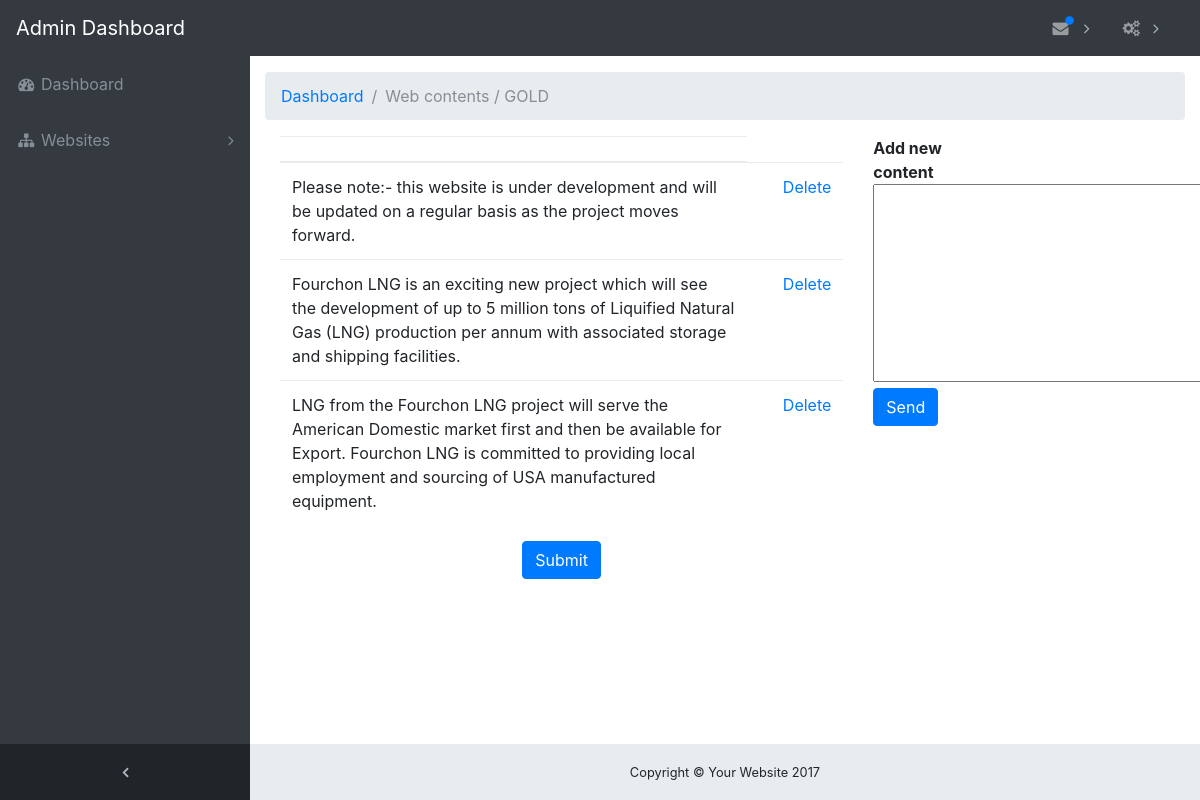
Before: /admin_page/webcontents.php?page=safe&name=GOLD (signed in) with the older database file.
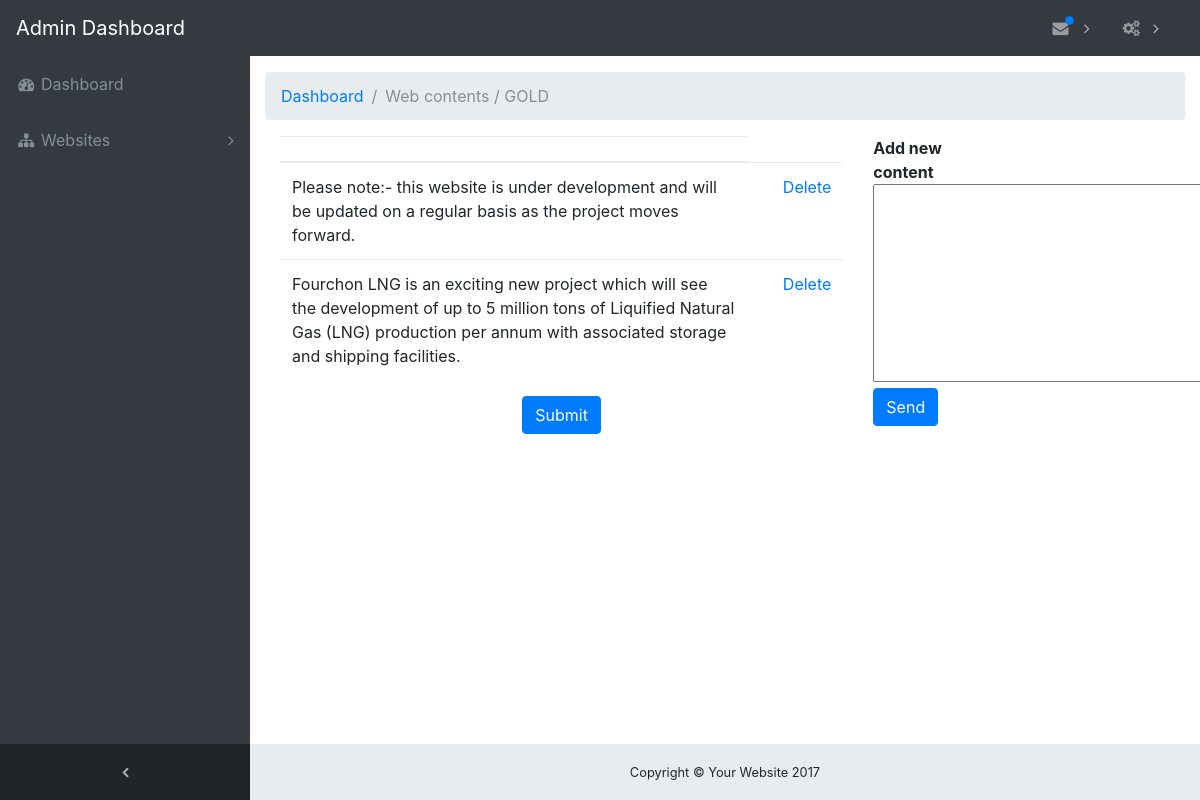
After: the same page with the newer database file.
### tables this page shows
CREATE TABLE `webcontent_home` (
  `position_id` int(10) NOT NULL,
  `position_description` text NOT NULL,
  `position_order` int(11) NOT NULL,
  `position_status` enum('0','1') NOT NULL,
  `webpage_name` text NOT NULL
);

### admin_page/webcontent/dbclass.php (called while the page is built, shortened)
<?php
class db{
	private $host = "localhost";
	private $user = "root";
	private $password = "";
	private $database = "fourchonlng";
	private $conn = "";
	function connect() {
		$this->conn = mysqli_connect($this->host,$this->user,$this->password,$this->database);
	}
	public function query($sql)
	{
		$this->result=mysqli_query($this->conn,$sql);
		if($this->result)
		{
			return $this->result;
		}
		else
		{
			$this->seterror(mysqli_error(),mysqli_errno());
			return NULL;
		}
	}
	function select($table,$condition="",$field="*"){
	  $sql="select $field from $table $condition";
	 $aryResult=array();
		$result=$this->query($sql);
		if(!is_null($result))
		{
			while($row=mysqli_fetch_array($result)) { $aryResult[]=$row; }
			return $aryResult;
		}
		else
		{
			return NULL;
		}
    }
}
?>

### admin_page/webcontent/safe.php (the view, shortened to what this page needs)
<?php
include"dbclass.php";
$db = new db();
?>
<!DOCTYPE html>
<html lang="en">
<head>
</head>
<body>
<div class="container row">
<div class="col-sm-8">
  <table class="table">
    <thead>
      <tr>
        <th></th>
      </tr>
    </thead>
    <tbody class="row_position" >
	<?php
$name = $_GET['name'];
	 $data_lists = $db->select('webcontent_home',"where webpage_name='".$name."' order by position_order asc");
	 foreach($data_lists as $data_list){
	?>
      <tr id="<?php echo $data_list['position_id']; ?>" >
        <td><?php echo $data_list['position_description']; ?></td>
          <td><?php $data_list['webpage_name']; ?></td>
          <td><a href="webcontent/deletecontent.php?page=<?php echo $page; ?>&delete=<?php echo $data_list['position_id']; ?>">Delete</a></td>
      </tr>
	 <?php } ?>
    </tbody>
  </table>
  <div style="text-align:center;" >
  <input type="submit" class="btn btn-primary"   onClick="save();" />
  </div>
</div>
<div class="col-sm-2">
  <b>Add new content</b>
<textarea id="home_content" name="home_content" rows="8" cols="80"></textarea>
<input id="btnSend" name="btnSend" type="button" value="Send" class="btn btn-primary"/>
</div>
</div>
</body>
</html>

Changed rows visible on the page:
removed webcontent_home: position_description "LNG from the Fourchon LNG project will serve the American Domestic market first and then be available for Export. Fourchon LNG is committed to providing local employment and sourcing of USA manufactured equipment."
